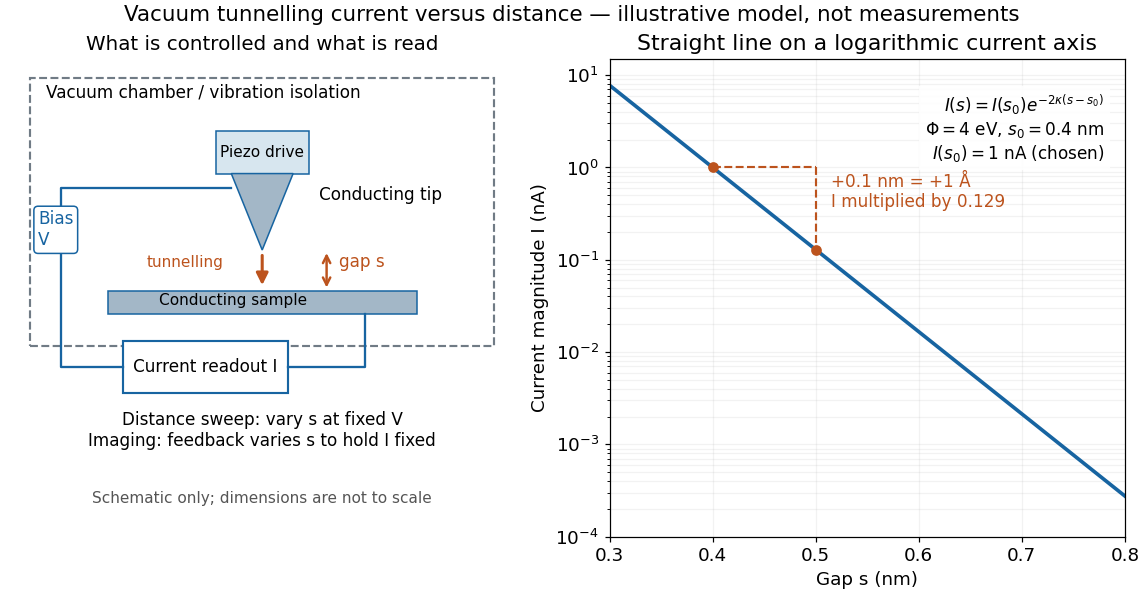

Write Python code to recreate this figure.
"""Illustrative vacuum junction and current-distance law; no experimental data.

Tested with Python 3.14, NumPy 2.3.5, Matplotlib 3.10.7.
Run from _media with MPLBACKEND=Agg; writes matching basename to CWD.
"""

from pathlib import Path

import matplotlib.pyplot as plt
from matplotlib.patches import Rectangle, Polygon, FancyArrowPatch
import numpy as np


def main():
    plt.rcParams.update({"font.size": 12, "font.family": "DejaVu Sans"})
    # SI constants; phi is an effective energy above the tunnelling electrons.
    electron_mass, hbar, ev = 9.1093837139e-31, 1.054571817e-34, 1.602176634e-19
    phi_ev, reference_nm, reference_na = 4.0, 0.4, 1.0
    decay = np.sqrt(2*electron_mass*phi_ev*ev)/hbar
    gap_nm = np.linspace(0.3, 0.8, 500)
    current_na = reference_na*np.exp(-2*decay*(gap_nm-reference_nm)*1e-9)
    slope = np.polyfit(gap_nm, np.log(current_na), 1)[0]
    assert abs(slope/(-2*decay*1e-9)-1) < 1e-12
    ratio_angstrom = np.exp(-2*decay*1e-10)
    assert 0.128 < ratio_angstrom < 0.130
    fig, (apparatus, curve) = plt.subplots(1, 2, figsize=(10.4, 5.4),
                                         layout="constrained", facecolor="white")
    blue, orange = "#1764a1", "#bc531d"
    apparatus.set(xlim=(0, 10), ylim=(0, 10))
    apparatus.axis("off")
    apparatus.add_patch(Rectangle((0.5, 4), 9, 5.6, fill=False, ec="#707b85", lw=1.4, ls="--"))
    apparatus.text(0.8, 9.2, "Vacuum chamber / vibration isolation", fontsize=11)
    apparatus.add_patch(Rectangle((4.1, 7.6), 1.8, 0.9, fc="#d7e6ef", ec=blue))
    apparatus.text(5, 8.05, "Piezo drive", ha="center", va="center", fontsize=10)
    apparatus.add_patch(Polygon([(4.4, 7.6), (5.6, 7.6), (5, 6)], fc="#a3b7c7", ec=blue))
    apparatus.text(6.1, 7.05, "Conducting tip", fontsize=11)
    apparatus.add_patch(Rectangle((2, 4.65), 6.0, 0.5, fc="#a3b7c7", ec=blue))
    apparatus.text(3.0, 4.85, "Conducting sample", fontsize=10)
    apparatus.annotate("gap s", (6.5, 5.65), ha="left", color=orange, fontsize=11)
    apparatus.annotate("", (6.25, 6), (6.25, 5.15),
                       arrowprops={"arrowstyle": "<->", "color": orange, "lw": 1.6})
    apparatus.add_patch(FancyArrowPatch((5, 5.95), (5, 5.2), arrowstyle="-|>",
                                      color=orange, lw=2, mutation_scale=16))
    apparatus.text(3.5, 5.65, "tunnelling", color=orange, ha="center", fontsize=10)
    apparatus.plot([4.4, 1.1, 1.1, 2.3], [7.3, 7.3, 3.55, 3.55], color=blue, lw=1.5)
    apparatus.text(0.65, 6.1, "Bias\nV", color=blue, fontsize=11,
                   bbox={"facecolor": "white", "edgecolor": blue, "boxstyle": "round,pad=0.25"})
    apparatus.plot([7, 7, 5.5], [4.65, 3.55, 3.55], color=blue, lw=1.5)
    apparatus.add_patch(Rectangle((2.3, 3), 3.2, 1.1, fc="white", ec=blue, lw=1.4))
    apparatus.text(3.9, 3.55, "Current readout I", ha="center", va="center", fontsize=11)
    apparatus.text(5, 1.9, "Distance sweep: vary s at fixed V\nImaging: feedback varies s to hold I fixed", ha="center", fontsize=11)
    apparatus.text(5, 0.7, "Schematic only; dimensions are not to scale", ha="center", fontsize=10, color="#555555")
    apparatus.set_title("What is controlled and what is read", fontsize=13)
    curve.semilogy(gap_nm, current_na, color=blue, lw=2.4)
    s1, s2 = reference_nm, reference_nm+0.1
    i1, i2 = reference_na, reference_na*ratio_angstrom
    curve.plot([s1, s2], [i1, i1], color=orange, ls="--", lw=1.4)
    curve.plot([s2, s2], [i1, i2], color=orange, ls="--", lw=1.4)
    curve.scatter([s1, s2], [i1, i2], color=orange, zorder=4)
    curve.text(0.515, 0.37, f"+0.1 nm = +1 Å\nI multiplied by {ratio_angstrom:.3f}", fontsize=11, color=orange)
    curve.text(0.96, 0.93, r"$I(s)=I(s_0)e^{-2\kappa(s-s_0)}$"+"\n"+
               r"$\Phi=4$ eV, $s_0=0.4$ nm"+"\n"+r"$I(s_0)=1$ nA (chosen)",
               transform=curve.transAxes, ha="right", va="top", fontsize=11,
               bbox={"facecolor": "white", "edgecolor": "none", "alpha": 0.9})
    curve.set(xlim=(0.3, 0.8), ylim=(1e-4, 15), xlabel="Gap s (nm)", ylabel="Current magnitude I (nA)",
              title="Straight line on a logarithmic current axis")
    curve.grid(which="both", alpha=0.16)
    fig.suptitle("Vacuum tunnelling current versus distance — illustrative model, not measurements", fontsize=14)
    fig.savefig(Path.cwd()/(Path(__file__).stem+".png"), dpi=110, facecolor="white")
    plt.close(fig)


if __name__ == "__main__":
    main()
